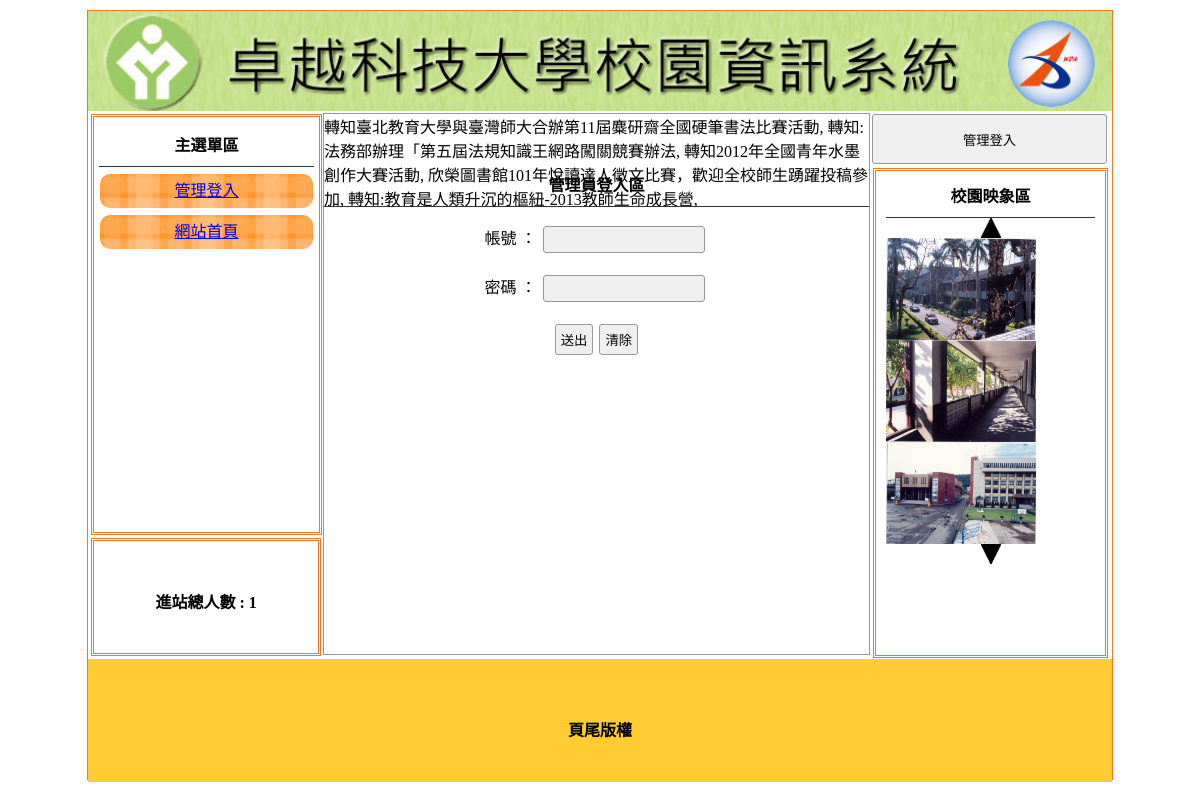
The page /login.php on the database its author committed.
### tables this page shows
CREATE TABLE `title` (
  `id` int(11) NOT NULL,
  `file` text NOT NULL,
  `text` text NOT NULL,
  `display` int(11) NOT NULL
);

CREATE TABLE `menu` (
  `id` int(11) NOT NULL,
  `text` text NOT NULL,
  `href` text NOT NULL,
  `display` int(11) NOT NULL,
  `parent` int(11) NOT NULL
);

CREATE TABLE `visit` (
  `count` int(11) NOT NULL
);

CREATE TABLE `gallery` (
  `id` int(11) NOT NULL,
  `file` text NOT NULL,
  `display` int(11) NOT NULL
);

CREATE TABLE `footer` (
  `text` text NOT NULL
);

### auth.php (called while the page is built, shortened)
<?php
	require_once "sql.php";
	if(!isset($_SESSION["user"]))
	{
		$login_text = "管理登入";
		$login_url = "login.php";
	}
	else
	{
		$login_text = "回後台管理";
		$login_url = "admin.php";
	}
?>

### sql.php (the view, shortened to what this page needs)
<?php
	$link = mysqli_connect("localhost", "root", "", "dbxx");
	mysqli_query($link, "set names utf8");
	$result = mysqli_query($link, "select * from title where display = 1");
	while($row = mysqli_fetch_array($result))
	{
		$title_pic = $row["file"];
		$title_text = $row["text"];
	}
	$advert = "";
	$result = mysqli_query($link, "select * from advert where display = 1");
	while($row = mysqli_fetch_array($result))
	{
		$advert .= $row["text"].", ";
	}
	$result = mysqli_query($link, "select * from footer");
	while($row = mysqli_fetch_array($result))
	{
		$footer = $row["text"];
	}
	$result = mysqli_query($link, "select * from visit");
	while($row = mysqli_fetch_array($result))
	{
		$visit = $row["count"];
	}
	$num = 0;
	$gallery = "<div onclick='pp(1)' align='center'><img src='./img/01E01.jpg'></div>";
	$result = mysqli_query($link, "select * from gallery where display = 1");
	while($row = mysqli_fetch_array($result))
	{
		$gallery .= "
		<img src='./img/".$row["file"]."' style='width:150px; height='103px' align='center' class='im' id='ssaa".$num."' />
		";
		$num++;
	}
	$gallery .= "<div onclick='pp(2)' align='center'><img src='./img/01E02.jpg'></div>";
	$menu = "";
	$result = mysqli_query($link, "select * from menu where parent = 0");
	while($row = mysqli_fetch_array($result))
	{
		$menu .= "<div class='mainmu' align='center'>
							<a href='".$row["href"]."' align='center'>".$row["text"]."</a>";
		$menu .= "</div>";
	}
?>

### login.php (shortened to what this page needs)
<!DOCTYPE html PUBLIC "-//W3C//DTD XHTML 1.0 Transitional//EN" "http://www.w3.org/TR/xhtml1/DTD/xhtml1-transitional.dtd">
<html xmlns="http://www.w3.org/1999/xhtml"><head><meta http-equiv="Content-Type" content="text/html; charset=UTF-8">
<?php
	include "sql.php";
	include "auth.php";
?>
<link href="./assets/css.css" rel="stylesheet" type="text/css">
</head>
<body>
	<div id="main">
    	<a title='<?=$title_text?>' href='./index.php'><div class='ti' style='background:url(&#39;img/<?=$title_pic?>&#39;); background-size:cover;'></div></a>
     	<div id="ms">
             	<div id="lf" style="float:left;">
            		<div id="menuput" class="dbor">
                    	                            <span class="t botli">主選單區</span>
													 <?=$menu?>
                                                </div>
                    <div class="dbor" style="margin:3px; width:95%; height:20%; line-height:100px;">
                    	<span class="t">進站總人數 :
                        	<?=$visit?>                           </span>
                    </div>
        		</div>
                <div class="di" style="height:540px; border:#999 1px solid; width:53.2%; margin:2px 0px 0px 0px; float:left; position:relative; left:20px;">
                	                     <marquee scrolldelay="120" direction="left" style="position:absolute; width:100%; height:40px;">
                    	                   <?=$advert?> </marquee>
                    <div style="height:32px; display:block;"></div>
                                            		<form method="post" action="?do=check">
                        	    	<p class="t botli">管理員登入區</p>
                        			<p class="cent">帳號 ： <input name="acc" autofocus="" type="text"></p>
                        	        <p class="cent">密碼 ： <input name="ps" type="password"></p>
                        	        <p class="cent"><input value="送出" type="submit"><input type="reset" value="清除"></p>
                        	    </form>
                        	                </div>
                                 <div class="di di ad" style="height:540px; width:23%; padding:0px; margin-left:22px; float:left; ">
                	<button style="width:100%; margin-left:auto; margin-right:auto; margin-top:2px; height:50px;" onclick="lo(&#39;<?=$login_url?>&#39;)"><?=$login_text?></button>
                	<div style="width:89%; height:480px;" class="dbor">
                    	<span class="t botli">校園映象區</span>
						<?=$gallery?>
                    </div>
                </div>
                            </div>
            	<div style="width:1024px; left:0px; position:relative; background:#FC3; margin-top:4px; height:123px; display:block;">
                	<span class="t" style="line-height:123px;"><?=$footer?></span>
                </div>
    </div>
</body></html>

### assets/css.css (style rules this page uses)
body { padding:0px; margin:0px; }
#main { width:1024px; height:768px; margin:10px auto 10px auto; border:#EE7728 1px solid; position:relative; }
.ti { width:100%; height:100px; position:relative; background-size:cover; background-repeat:no-repeat; }
.dbor { border:#EE7728 double 3px; margin:1px; padding:2px 10px 2px 10px; }
.t { font-weight:800; display:block; text-align:center; padding:10px 1px 10px 1px; }
.botli { border-bottom:#333 1px solid; }
.mainmu { position:relative; border-radius:10px; background:url(icon/menu.fw.png) center no-repeat; background-size:cover; line-height:30px; padding:2px 10px 2px 10px; margin:7px 1px 7px 1px; }
#lf { height:540px; width:21%; display:inline-block; }
#menuput { width:100%; height:75%; position:relative; padding:5px; display:block; margin: 3px; }
.di { display:inline-block; }
.ad { margin:1px; padding:2px 10px 2px 10px; }
.cent { text-align:center; }
input,button { border:#999 1px solid; border-radius:3px; background:#EFEFEF; padding:5px; margin:3px; }
input[type=text],input[type=password] { width:150px; }

### rows shown on the page
title: file (picture)
menu: text "管理登入"
menu: text "網站首頁"
visit: count "1"
gallery: file (picture)
gallery: file (picture)
gallery: file (picture)
footer: text "頁尾版權"

### other values the page prints
$advert "轉知臺北教育大學與臺灣師大合辦第11屆麋研齋全國硬筆書法比賽活動, 轉知:法務部辦理「第五屆法規知識王網路闖關競賽辦法, 轉知2012年全國青年水墨創作大賽活動, 欣榮圖書館101年悅讀達人徵文比賽，歡迎全校師生踴躍投稿參加, 轉知:教育是人類升沉的樞紐-2013教師生命成長營,"
$login_text "管理登入"
